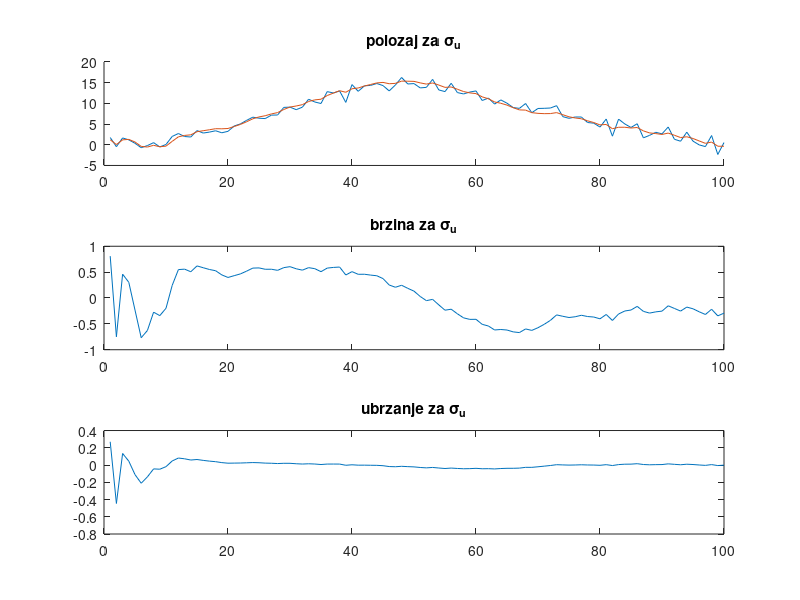
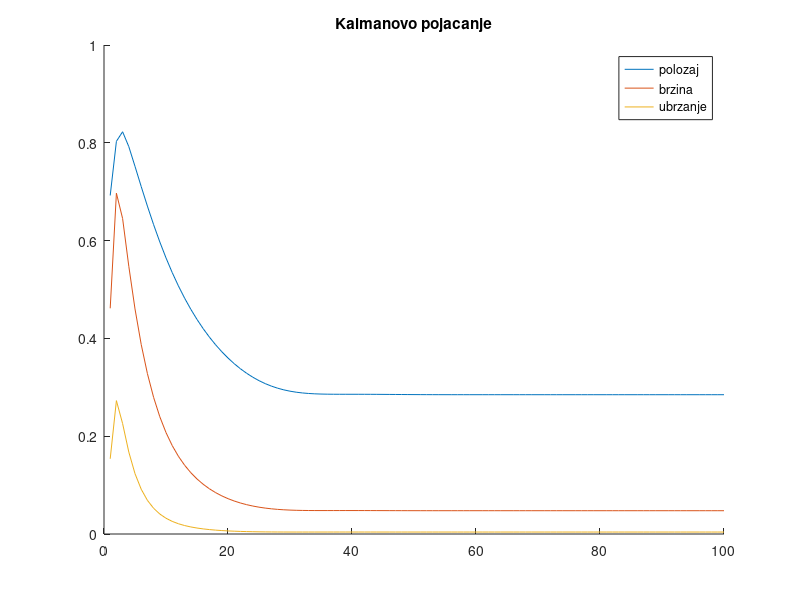
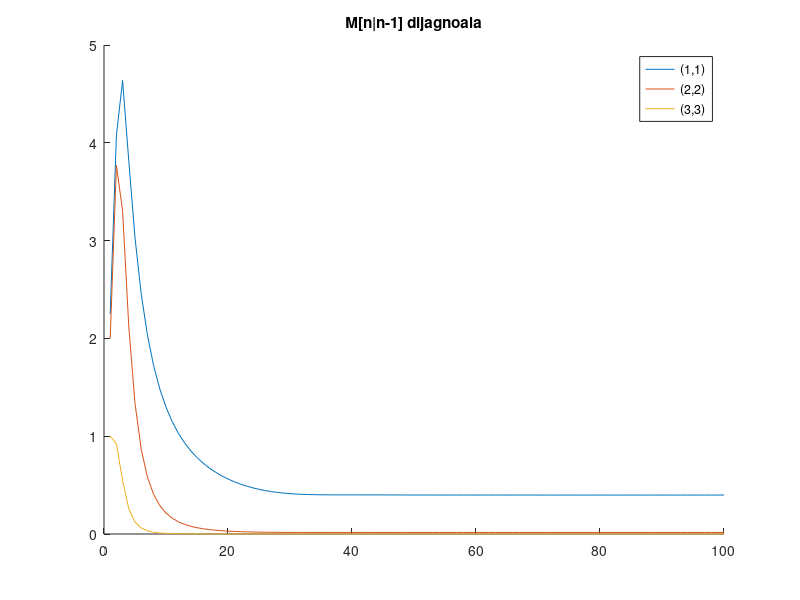
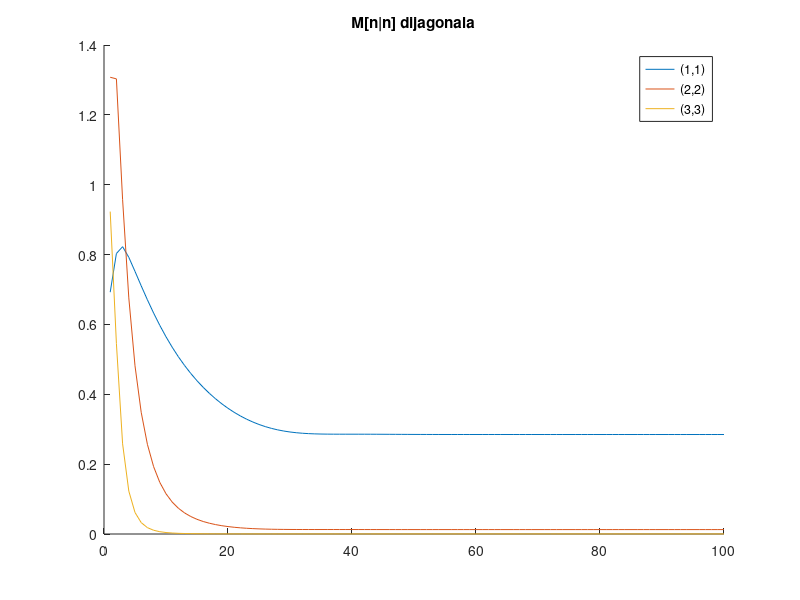

The MATLAB source for these figures, in order:
clc;clear all; close all;
%%
data=load('gps_data.txt')
%x[n]=p[n]+w[n];
sigma_w=1;
%v[n+1]=u[n]+Tsa[n]
%p[n+1]=p[n]+Tsv[n]+Ts^2/2a[n]
Ts=1%s
%a[n+1]=a[n]+u[n]
%a[-1]=v[-1]=p[-1]=0 M[-1]=I

%%
%s[n]=As[n-1]+Bu[n]
%x[n]=Hs[n]+w[n]

%%
%sk[n|n-1]=Ask[n-1|n-1]
%M[n|n-1]=AM[n-1|n-1]A*+BQB*
%K[n]=M[n|n-1]H*(c+HM[n|n-1]H*)^{-1}
%sk[n|n]=sk[n|n-1]+K[n](x[n]-Hsk[n|n-1])
%M[n|n]=(I-K[n]H)M[n|n-1]

%% matrice
A=[[1, Ts,Ts^2/2];[0, 1, Ts];[0, 0, 1]];
B=[Ts^2/2,Ts,1];
H=[1,0,0];

%% vrednosti
sigma_u=0.00001;
Q=sigma_u;
C=sigma_w;
%% postavljanje pocetnih vrednosti
s=zeros(length(data),3,1);
M=zeros(length(data),3,3);
K=zeros(length(data),3,1);
s0=[0 0 0]';
M0=eye(3);


%% radjenje kalmana
preth_m=zeros(length(data),3,3);
for n=1:length(data)%+1
    if(n==1)
        s(n,:)=A*s0;
        M(n,:,:)=A*M0*A'+B*Q*B';
        pomocno=(C+H*reshape(M(n,:,:),3,[])*H');
        preth_m(n,:,:)=A*M0*A'+B*Q*B';
        K(n,:)=reshape(M(n,:,:),3,[])*H'*(pomocno)^(-1);
        s(n,:)=s(n,:)+K(n,:)*(data(n)-H*s(n,:)');
        M(n,:,:)=(eye(3)-K(n,:)'*H)*reshape(M(n,:,:),3,[]);
    else
        s(n,:)=A*s(n-1,:)';
        M(n,:,:)=A*reshape(M(n-1,:,:),3,[])*A'+B*Q*B';
        preth_m(n,:,:)=A*reshape(M(n-1,:,:),3,[])*A'+B*Q*B';
        K(n,:)=reshape(M(n,:,:),3,[])*H'*inv((C+H*M(n)*H'));
        s(n,:)=s(n,:)+K(n,:)*(data(n)-H*s(n,:)');
        M(n,:,:)=(eye(3)-K(n,:)'*H)*reshape(M(n,:,:),3,[]); 
    end
end
figure(1)
title('Estimacija s[n] za sigma_u')
subplot(3,1,1)
    hold all;
    plot(1:length(data),data);
    plot(s(:,1));
    title('polozaj za \sigma_u')
subplot(3,1,2)
    plot(s(:,2));
    title('brzina za \sigma_u')
subplot(3,1,3)
    plot(s(:,3));
    title('ubrzanje za \sigma_u')
  
saveas(figure(1),'sse_DZ2_2_1_sigma_u.png')

figure(4)
hold all;
plot(K(:,1));
plot(K(:,2));
plot(K(:,3));
title('Kalmanovo pojacanje')
legend('polozaj','brzina','ubrzanje');
saveas(figure(4),'sse_DZ2_2_1_kalman_1.png')


figure(7)
hold all;
plot(preth_m(:,1,1));
plot(preth_m(:,2,2));
plot(preth_m(:,3,3));
title('M[n|n-1] dijagnoala')
legend('(1,1)','(2,2)','(3,3)');
saveas(figure(7),'sse_DZ2_2_preth_poc1_1.png')



figure(12)
hold all;
plot(M(:,1,1));
plot(M(:,2,2));
plot(M(:,3,3));
title('M[n|n] dijagonala');
legend('(1,1)','(2,2)','(3,3)');
saveas(figure(12),'sse_DZ2_2_2_M_poc1_2.png')

%% sigma je 5* sigma_u
sigma_u_5=5*sigma_u;
Q=sigma_u_5;
preth_m=zeros(length(data),3,3);
for n=1:length(data)%+1
    if(n==1)
        s(n,:)=A*s0;
        M(n,:,:)=A*M0*A'+B*Q*B';
        pomocno=(C+H*reshape(M(n,:,:),3,[])*H');
        preth_m(n,:,:)=A*M0*A'+B*Q*B';
        K(n,:)=reshape(M(n,:,:),3,[])*H'*(pomocno)^(-1);
        s(n,:)=s(n,:)+K(n,:)*(data(n)-H*s(n,:)');
        M(n,:,:)=(eye(3)-K(n,:)'*H)*reshape(M(n,:,:),3,[]);
    else
        s(n,:)=A*s(n-1,:)';
        M(n,:,:)=A*reshape(M(n-1,:,:),3,[])*A'+B*Q*B';
        preth_m(n,:,:)=A*reshape(M(n-1,:,:),3,[])*A'+B*Q*B';
        K(n,:)=reshape(M(n,:,:),3,[])*H'*inv((C+H*M(n)*H'));
        s(n,:)=s(n,:)+K(n,:)*(data(n)-H*s(n,:)');
        M(n,:,:)=(eye(3)-K(n,:)'*H)*reshape(M(n,:,:),3,[]); 
    end
end
figure(2)
title('Estimacija s[n] za 5sigma_u')
subplot(3,1,1)
    hold all;
    plot(1:length(data),data);
    plot(s(:,1));
    title('polozaj za 5\sigma_u')
subplot(3,1,2)
    plot(s(:,2));
    title('brzina za 5\sigma_u')
subplot(3,1,3)
    plot(s(:,3));
    title('ubrzanje za 5\sigma_u')
  
saveas(figure(2),'sse_DZ2_2_1_sigma_u_5.png')

figure(5)
hold all;
plot(K(:,1));
plot(K(:,2));
plot(K(:,3));
title('Kalmanovo pojacanje')
legend('polozaj','brzina','ubrzanje');
saveas(figure(5),'sse_DZ2_2_1_kalman_2.png')

figure(8)
hold all;
plot(preth_m(:,1,1));
plot(preth_m(:,2,2));
plot(preth_m(:,3,3));
title('M[n|n-1] dijagnoala')
legend('(1,1)','(2,2)','(3,3)');
saveas(figure(8),'sse_DZ2_2_preth_poc1_2.png')

%% sigma je 1/5 sigma_u

sigma_kroz_5=(1/5)*sigma_u;
Q=sigma_kroz_5;
preth_m=zeros(length(data),3,3);
for n=1:length(data)%+1
    if(n==1)
        s(n,:)=A*s0;
        M(n,:,:)=A*M0*A'+B*Q*B';
        pomocno=(C+H*reshape(M(n,:,:),3,[])*H');
        preth_m(n,:,:)=A*M0*A'+B*Q*B';
        K(n,:)=reshape(M(n,:,:),3,[])*H'*(pomocno)^(-1);
        s(n,:)=s(n,:)+K(n,:)*(data(n)-H*s(n,:)');
        M(n,:,:)=(eye(3)-K(n,:)'*H)*reshape(M(n,:,:),3,[]);
    else
        s(n,:)=A*s(n-1,:)';
        M(n,:,:)=A*reshape(M(n-1,:,:),3,[])*A'+B*Q*B';
        preth_m(n,:,:)=A*reshape(M(n-1,:,:),3,[])*A'+B*Q*B';
        K(n,:)=reshape(M(n,:,:),3,[])*H'*inv((C+H*M(n)*H'));
        s(n,:)=s(n,:)+K(n,:)*(data(n)-H*s(n,:)');
        M(n,:,:)=(eye(3)-K(n,:)'*H)*reshape(M(n,:,:),3,[]); 
    end
end
figure(3)
title('Estimacija s[n] za 1/5sigma_u')
subplot(3,1,1)
    hold all;
    plot(1:length(data),data);
    plot(s(:,1));
    title('polozaj za 1/5\sigma_u')
subplot(3,1,2)
    plot(s(:,2));
    title('brzina za 1/5\sigma_u')
subplot(3,1,3)
    plot(s(:,3));
    title('ubrzanje za 1/5\sigma_u')
  
saveas(figure(3),'sse_DZ2_2_1_sigma_u_1_kroz_5.png')

figure(6)
hold all;
plot(K(:,1));
plot(K(:,2));
plot(K(:,3));
title('Kalmanovo pojacanje')
legend('polozaj','brzina','ubrzanje');
saveas(figure(6),'sse_DZ2_2_1_kalman_3.png')





figure(9)
hold all;
plot(preth_m(:,1,1));
plot(preth_m(:,2,2));
plot(preth_m(:,3,3));
title('M[n|n-1] dijagnoala')
legend('(1,1)','(2,2)','(3,3)');
saveas(figure(9),'sse_DZ2_2_preth_poc1_3.png')

%% promena pocetnih uslova
s=zeros(length(data),3,1);
M=zeros(length(data),3,3);
K=zeros(length(data),3,1);
s0=[5 5 5]';
M0=10.*eye(3);
Q=sigma_u;
preth_m=zeros(length(data),3,3);

for n=1:length(data)
    if(n==1)
        s(n,:)=A*s0;
        M(n,:,:)=A*M0*A'+B*Q*B';
        pomocno=(C+H*reshape(M(n,:,:),3,[])*H');
        preth_m(n,:,:)=A*M0*A'+B*Q*B';
        K(n,:)=reshape(M(n,:,:),3,[])*H'*(pomocno)^(-1);
        s(n,:)=s(n,:)+K(n,:)*(data(n)-H*s(n,:)');
        M(n,:,:)=(eye(3)-K(n,:)'*H)*reshape(M(n,:,:),3,[]);
    else
        s(n,:)=A*s(n-1,:)';
        M(n,:,:)=A*reshape(M(n-1,:,:),3,[])*A'+B*Q*B';
        preth_m(n,:,:)=A*reshape(M(n-1,:,:),3,[])*A'+B*Q*B';
        K(n,:)=reshape(M(n,:,:),3,[])*H'*inv((C+H*M(n)*H'));
        s(n,:)=s(n,:)+K(n,:)*(data(n)-H*s(n,:)');
        M(n,:,:)=(eye(3)-K(n,:)'*H)*reshape(M(n,:,:),3,[]); 
    end
end
close all;
figure(10)
hold all;
plot(K(:,1));
plot(K(:,2));
plot(K(:,3));
title('Kalmanovo pojacanje')
legend('polozaj','brzina','ubrzanje');
saveas(figure(10),'sse_DZ2_2_2_kalman_poc2.png')





figure(11)
hold all;
plot(preth_m(:,1,1));
plot(preth_m(:,2,2));
plot(preth_m(:,3,3));
title('M[n|n-1] dijagnoala')
legend('(1,1)','(2,2)','(3,3)');
saveas(figure(11),'sse_DZ2_2_2_preth_poc2_2.png')

figure(13)
hold all;
plot(M(:,1,1));
plot(M(:,2,2));
plot(M(:,3,3));
title('M[n|n] dijagonala');
legend('(1,1)','(2,2)','(3,3)');
saveas(figure(13),'sse_DZ2_2_2_M_poc2_2.png')











